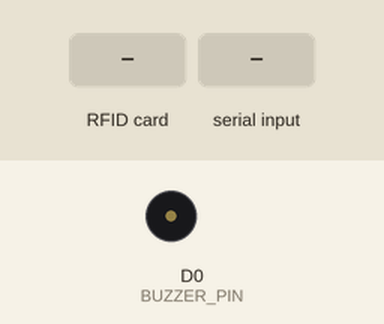
A sketch run on a simulated ESP8266 (NodeMCU). Parts: buzzer (waves = sounding, pin HIGH). The inputs (shaded band) are chosen by the test bench. WiFi joins after 1.5 s; servers stay silent unless stated; network time is answered at once with the bench clock; EEPROM starts erased; what the sketch prints to the serial monitor is not drawn.

Above: at 4.3 s.
4.4 s: RFID card 93 10 61 53 05 held to the reader
At 4.8 s:
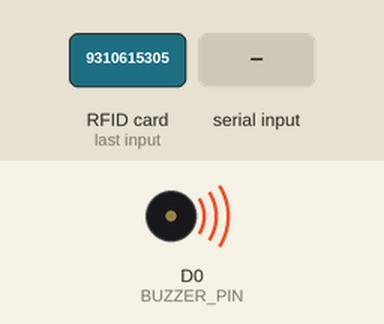
6.4 s: RFID card 93 B5 34 36 held to the reader
At 7.6 s:
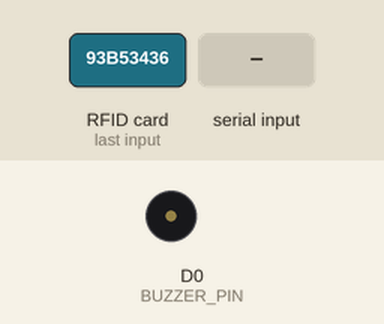
7.9 s: RFID card 5E 7A 19 C4 held to the reader
9.4 s: "1\n" received over Serial
At 9.49 s:
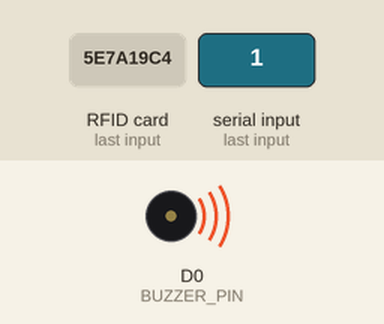
Timing chart, 0 to 11.9 s (numbered marks = the images above; inputs shaded):
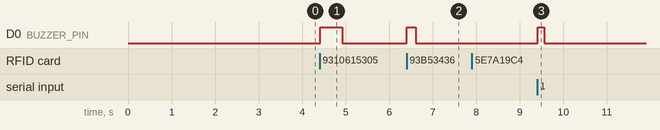

The sketch:

rfid_attendence.ino
```cpp
//Ardiuno RFID main code


/*
  ESP8266 RFID Simple Logger
  - Master card to toggle ADD MODE (register users via Serial)
  - FIFO overwrite when storage full (like CCTV)
  - NO IN/OUT tracking; every tap logs current time as a new row
  - Persist users + write pointer in EEPROM
  - Google Sheet update via HTTP GET (HTTPS with insecure client)
*/

#include <ESP8266WiFi.h>
#include <ESP8266HTTPClient.h>
#include <WiFiClientSecureBearSSL.h>
#include <SPI.h>
#include <MFRC522.h>
#include <EEPROM.h>
#include <WiFiUdp.h>
#include <NTPClient.h>
#include <time.h>

// ---------- CONFIG ----------
const char* WIFI_SSID     = "black 123";
const char* WIFI_PASSWORD = "9310615305";
String GOOGLE_SCRIPT_URL  = "https://script.google.com/macros/s/AKfycbyfoHHhKz7LCi01kGTmnJ7R0yX9SrOsgwVB2fNiZK95YOh9B70oLAZgy50rVa8JkZrx/exec";

#define RST_PIN     D3
#define SS_PIN      D4
#define BUZZER_PIN  D0

// EEPROM + storage
#define EEPROM_SIZE 4096
#define MAX_USERS   50
#define UID_LENGTH  8
#define NAME_LENGTH 20

// ---------- RFID ----------
MFRC522 mfrc522(SS_PIN, RST_PIN);

// ---------- Time (NTP) ----------
WiFiUDP ntpUDP;
NTPClient timeClient(ntpUDP, "pool.ntp.org", 19800); // IST +5:30

// ---------- Data Structures ----------
struct User {
  char uid[UID_LENGTH + 1];   // hex uid string (8 chars) + null
  char name[NAME_LENGTH];
};

struct DataStore {
  User users[MAX_USERS];
  uint16_t nextWriteIndex; // pointer for FIFO overwrite (0..MAX_USERS-1)
};

DataStore store;

// Master UID (uppercase hex), change to your master card UID
String MASTER_UID = "93B53436";
bool addMode = false;

// ---------- Helpers ----------
void beep(int duration) {
  digitalWrite(BUZZER_PIN, HIGH);
  delay(duration);
  digitalWrite(BUZZER_PIN, LOW);
}

void saveStoreToEEPROM() {
  EEPROM.put(0, store);
  EEPROM.commit();
}

void loadStoreFromEEPROM() {
  EEPROM.get(0, store);
  if (store.nextWriteIndex >= MAX_USERS) {
    store.nextWriteIndex = 0;
  }
  // अगर EEPROM खाली था, तो ensure करें कि UID strings null-terminated हों
  for (int i = 0; i < MAX_USERS; i++) {
    store.users[i].uid[UID_LENGTH] = '\0';
    store.users[i].name[NAME_LENGTH - 1] = '\0';
  }
}

void clearEEPROM() {
  for (int i = 0; i < MAX_USERS; i++) {
    memset(store.users[i].uid, 0, sizeof(store.users[i].uid));
    memset(store.users[i].name, 0, sizeof(store.users[i].name));
  }
  store.nextWriteIndex = 0;
  saveStoreToEEPROM();
  Serial.println("✅ EEPROM Cleared!");
}

String hexUIDFromMFRC() {
  if (!mfrc522.PICC_IsNewCardPresent() || !mfrc522.PICC_ReadCardSerial()) return "";
  String uid = "";
  for (byte i = 0; i < mfrc522.uid.size; i++) {
    if (mfrc522.uid.uidByte[i] < 0x10) uid += "0";
    uid += String(mfrc522.uid.uidByte[i], HEX);
  }
  uid.toUpperCase();
  mfrc522.PICC_HaltA();
  return uid;
}

int findUserIndexByUID(const String &uid) {
  for (int i = 0; i < MAX_USERS; i++) {
    if (String(store.users[i].uid) == uid) return i;
  }
  return -1;
}

String epochToDate(unsigned long epoch) {
  if (epoch == 0) return "";
  time_t t = (time_t)epoch;
  struct tm *tm = localtime(&t);
  if (!tm) return "";
  char buf[20];
  sprintf(buf, "%02d/%02d/%04d", tm->tm_mday, tm->tm_mon + 1, tm->tm_year + 1900);
  return String(buf);
}

String epochToTime(unsigned long epoch) {
  if (epoch == 0) return "";
  time_t t = (time_t)epoch;
  struct tm *tm = localtime(&t);
  if (!tm) return "";
  char buf[12];
  sprintf(buf, "%02d:%02d:%02d", tm->tm_hour, tm->tm_min, tm->tm_sec);
  return String(buf);
}

// URL-encode सिर्फ space के लिए (basic). चाहें तो और chars जोड़ सकते हैं.
String urlEncodeSpaces(const String &s) {
  String out = s;
  out.replace(" ", "%20");
  return out;
}

// Send to Google Sheet: हर बार नया row (date + time भेजें), outtime की जरूरत नहीं
void sendToGoogleSheet(const String &uid, const String &name, const String &date, const String &timeNow) {
  if (WiFi.status() != WL_CONNECTED) {
    Serial.println("WiFi not connected - cannot send to sheet");
    return;
  }

  std::unique_ptr<BearSSL::WiFiClientSecure> client(new BearSSL::WiFiClientSecure);
  client->setInsecure();
  HTTPClient http;

  String url = GOOGLE_SCRIPT_URL;
  url += "?uid=" + uid;
  url += "&name=" + urlEncodeSpaces(name);
  url += "&date=" + date;
  url += "&intime=" + timeNow;   // Apps Script इसे "Time" की तरह इस्तेमाल करेगा

  Serial.println("Sending URL: " + url);
  if (http.begin(*client, url)) {
    int httpCode = http.GET();
    Serial.printf("HTTP Response: %d\n", httpCode);
    http.end();
  } else {
    Serial.println("HTTP begin failed");
  }
}

// ---------- Core functions ----------
void addOrUpdateUserEntry(const String &uid, const String &nameStr) {
  int idx = findUserIndexByUID(uid);
  if (idx != -1) {
    // user exists -> update name
    nameStr.toCharArray(store.users[idx].name, NAME_LENGTH);
    saveStoreToEEPROM();
    Serial.println("✅ User existed - name updated");
    return;
  }

  // find first empty slot
  for (int i = 0; i < MAX_USERS; i++) {
    if (strlen(store.users[i].uid) == 0) {
      uid.toCharArray(store.users[i].uid, UID_LENGTH + 1);
      nameStr.toCharArray(store.users[i].name, NAME_LENGTH);
      saveStoreToEEPROM();
      Serial.println("✅ User Added Successfully (empty slot)");
      return;
    }
  }

  // No empty slot -> overwrite using FIFO pointer
  int w = store.nextWriteIndex % MAX_USERS;
  Serial.printf("⚠ Storage full - overwriting at index %d (old UID=%s)\n", w, store.users[w].uid);
  uid.toCharArray(store.users[w].uid, UID_LENGTH + 1);
  nameStr.toCharArray(store.users[w].name, NAME_LENGTH);
  store.nextWriteIndex = (store.nextWriteIndex + 1) % MAX_USERS;
  saveStoreToEEPROM();
  Serial.println("✅ New User Added (after overwrite)");
}

// हर टैप = एक नया लॉग
void logScanOnce(const String &uid) {
  int idx = findUserIndexByUID(uid);
  if (idx == -1) {
    Serial.println("❌ Unknown Card! (not registered)");
    beep(500);
    return;
  }

  // हर स्कैन पर latest time
  timeClient.update();
  unsigned long epoch = timeClient.getEpochTime();
  if (epoch < 1600000000UL) {
    epoch = (unsigned long)time(nullptr);
  }

  String dateStr = epochToDate(epoch);
  String timeStr = epochToTime(epoch);

  Serial.printf("%s ✅ Logged at %s %s\n", store.users[idx].name, dateStr.c_str(), timeStr.c_str());

  sendToGoogleSheet(String(store.users[idx].uid),
                    String(store.users[idx].name),
                    dateStr,
                    timeStr);

  beep(120);
}

// ---------- Setup & Loop ----------
void setup() {
  Serial.begin(115200);
  pinMode(BUZZER_PIN, OUTPUT);
  digitalWrite(BUZZER_PIN, LOW);

  SPI.begin();
  mfrc522.PCD_Init();

  EEPROM.begin(EEPROM_SIZE);
  loadStoreFromEEPROM();

  // अगर सब कुछ साफ़ करना हो तो नीचे वाली लाइन एक बार अनकमेंट करके अपलोड-रन करें, फिर वापस कमेंट कर दें।
  // clearEEPROM();

  WiFi.begin(WIFI_SSID, WIFI_PASSWORD);
  Serial.print("Connecting to WiFi");
  unsigned long wifiStart = millis();
  while (WiFi.status() != WL_CONNECTED && millis() - wifiStart < 15000UL) {
    delay(500);
    Serial.print(".");
  }
  if (WiFi.status() == WL_CONNECTED) {
    Serial.println("\nWiFi Connected!");
  } else {
    Serial.println("\nWiFi not connected (continue offline)");
  }

  timeClient.begin();
  for (int i = 0; i < 8; i++) {
    timeClient.update();
    delay(200);
  }

  Serial.println("System Ready - Scan Master to toggle ADD MODE");
}

void loop() {
  timeClient.update();

  String uid = hexUIDFromMFRC();
  if (uid == "") return;

  Serial.println("Scanned UID: " + uid);

  if (uid == MASTER_UID) {
    addMode = !addMode;
    Serial.println(addMode ? "🔑 ADD MODE ON - Scan card to add (then type name in Serial)" : "🔒 ADD MODE OFF");
    beep(200);
    return;
  }

  if (addMode) {
    // Add mode: ask for name via Serial
    Serial.println("Enter Name for this UID (type in Serial Monitor, press ENTER): ");
    String empName = "";
    unsigned long start = millis();
    while (empName.length() == 0) {
      if (Serial.available()) {
        empName = Serial.readStringUntil('\n');
        empName.trim();
      }
      // timeout after 30 seconds
      if (millis() - start > 30000UL) {
        Serial.println("Timeout waiting for name. Add cancelled.");
        empName = "";
        break;
      }
      delay(10);
    }
    if (empName.length() > 0) {
      addOrUpdateUserEntry(uid, empName);
      Serial.println("Saved Name: " + empName);
    }
    addMode = false; // exit add mode automatically
    beep(150);
    return;
  }

  // Simple logging flow
  logScanOnce(uid);
}
```

Measured:
- after the input at 4.4 s, D0 (BUZZER_PIN): LOW → HIGH at once, → LOW 0.50 s later
- after the input at 6.4 s, D0 (BUZZER_PIN): LOW → HIGH at once, → LOW 0.20 s later
- after the input at 7.9 s, every drawn part: stays the same
- after the input at 9.4 s, D0 (BUZZER_PIN): LOW → HIGH at once, → LOW 0.15 s later
